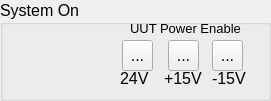
           <widget class="QGroupBox" name="groupBox">
            <property name="geometry">
             <rect>
              <x>20</x>
              <y>50</y>
              <width>271</width>
              <height>101</height>
             </rect>
            </property>
            <property name="font">
             <font>
              <pointsize>12</pointsize>
             </font>
            </property>
            <property name="title">
             <string>System On</string>
            </property>
            <widget class="QLabel" name="label_120">
             <property name="geometry">
              <rect>
               <x>120</x>
               <y>70</y>
               <width>31</width>
               <height>16</height>
              </rect>
             </property>
             <property name="font">
              <font>
               <pointsize>12</pointsize>
              </font>
             </property>
             <property name="text">
              <string>24V</string>
             </property>
            </widget>
            <widget class="QLabel" name="label_121">
             <property name="geometry">
              <rect>
               <x>164</x>
               <y>70</y>
               <width>41</width>
               <height>16</height>
              </rect>
             </property>
             <property name="font">
              <font>
               <pointsize>12</pointsize>
              </font>
             </property>
             <property name="text">
              <string>+15V</string>
             </property>
            </widget>
            <widget class="QToolButton" name="P15VStateLight">
             <property name="geometry">
              <rect>
               <x>168</x>
               <y>40</y>
               <width>31</width>
               <height>31</height>
              </rect>
             </property>
             <property name="text">
              <string>...</string>
             </property>
             <property name="icon">
              <iconset>
               <normaloff>image/Lighter Off.png</normaloff>
               <normalon>image/Lighter On.png</normalon>image/Lighter Off.png</iconset>
             </property>
             <property name="iconSize">
              <size>
               <width>32</width>
               <height>26</height>
              </size>
             </property>
            </widget>
            <widget class="QToolButton" name="N15VStateLight">
             <property name="geometry">
              <rect>
               <x>212</x>
               <y>40</y>
               <width>31</width>
               <height>31</height>
              </rect>
             </property>
             <property name="text">
              <string>...</string>
             </property>
             <property name="icon">
              <iconset>
               <normaloff>image/Lighter Off.png</normaloff>
               <normalon>image/Lighter On.png</normalon>image/Lighter Off.png</iconset>
             </property>
             <property name="iconSize">
              <size>
               <width>32</width>
               <height>26</height>
              </size>
             </property>
            </widget>
            <widget class="QLabel" name="label_122">
             <property name="geometry">
              <rect>
               <x>212</x>
               <y>70</y>
               <width>41</width>
               <height>16</height>
              </rect>
             </property>
             <property name="font">
              <font>
               <pointsize>12</pointsize>
              </font>
             </property>
             <property name="text">
              <string>-15V</string>
             </property>
            </widget>
            <widget class="QToolButton" name="P24VStateLight">
             <property name="geometry">
              <rect>
               <x>122</x>
               <y>40</y>
               <width>31</width>
               <height>31</height>
              </rect>
             </property>
             <property name="text">
              <string>...</string>
             </property>
             <property name="icon">
              <iconset>
               <normaloff>image/Lighter Off.png</normaloff>
               <normalon>image/Lighter On.png</normalon>image/Lighter Off.png</iconset>
             </property>
             <property name="iconSize">
              <size>
               <width>32</width>
               <height>26</height>
              </size>
             </property>
            </widget>
            <widget class="QLabel" name="label_136">
             <property name="geometry">
              <rect>
               <x>130</x>
               <y>20</y>
               <width>111</width>
               <height>16</height>
              </rect>
             </property>
             <property name="font">
              <font>
               <pointsize>10</pointsize>
              </font>
             </property>
             <property name="text">
              <string>UUT Power Enable</string>
             </property>
            </widget>
           </widget>
